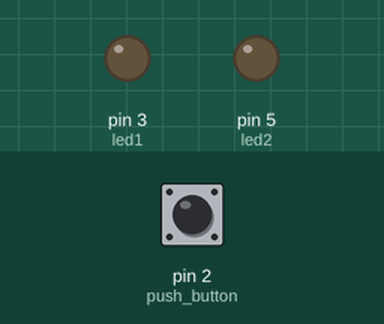
Recording of a sketch running on a simulated Arduino Uno, built with avr-gcc and run on an emulated ATmega328P. Shown: output pins drawn as LEDs (lit = HIGH). Dashed ring = blinking. Inputs (shaded band) come from the test bench; at power-on: pin 2 (push_button) HIGH.

Above: at 1.2 s.
1.3 s: pin 2 (push_button) pulled LOW for 3.2 s
At 4.41 s:
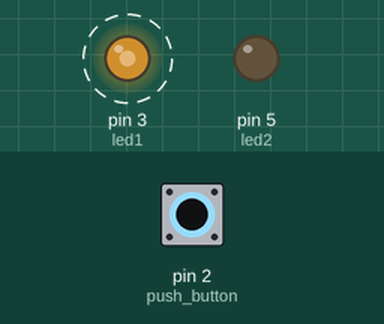
6.4 s: pin 2 (push_button) pulled LOW for 1 s
At 8.04 s:
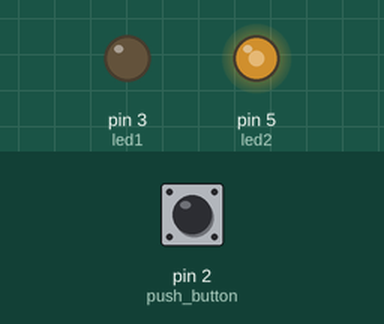
9.4 s: pin 2 (push_button) pulled LOW for 0.15 s
At 11.1 s:
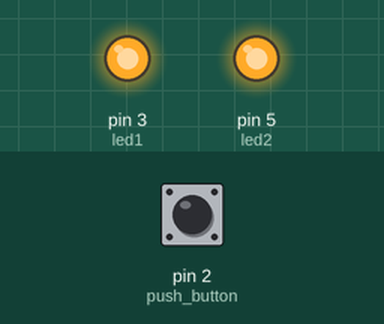
Timing chart, 0 to 12.6 s (numbered marks = the images above; inputs shaded):
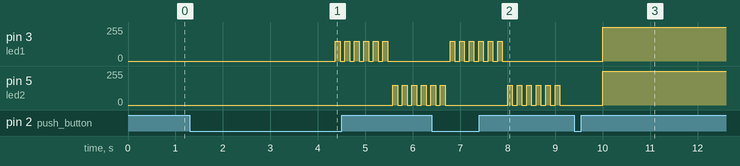

Measured:
- after the input at 1.3 s, pin 3 (led1): alternates 150/255 for 0.10 s and 0/255 for 0.10 s, 12 changes in all, then stays 0/255, starting after 3.1 s; pin 5 (led2): alternates 150/255 for 0.10 s and 0/255 for 0.10 s, starting after 4.3 s
- after the input at 6.4 s, pin 3 (led1): alternates 150/255 for 0.10 s and 0/255 for 0.10 s, 12 changes in all, then stays 0/255, starting after 0.39 s
- after the input at 9.4 s, pin 3 (led1), pin 5 (led2): 0/255 → 255/255 after 0.60 s

The sketch:

baby_bed_lamp.ino
```cpp
#include "OneButton.h"
#include "LowPower.h"
#include <EEPROM.h>

const int led1          = 3;
const int led2          = 5;
const int push_button   = 2;
int lightIntensity      = 50;
int savedIntensity;
int addr                = 0;
long int count          = 0;
long int autoOff        = 0;

enum {LIGHTON, LIGHTOFF, LIGHTMAX, SETTING_ON, SETTING, SETTING_OFF, INCR};
uint8_t STATE;

// Setup a new OneButton on pin 2.
OneButton button(push_button, true);

void setup() {
  button.attachClick(click);
  button.attachDoubleClick(doubleclick);
  button.attachLongPressStart(longPressStart);
  button.attachLongPressStop(longPressStop);
  button.attachDuringLongPress(longPress);
  button.setPressTicks(3000); // 3s long press
  // lecture de la valeur sauvegardée
  savedIntensity = EEPROM.read(addr);
  lightIntensity = max(savedIntensity, 10);
  STATE = LIGHTOFF;

}

void loop() {
  button.tick();

  switch (STATE) {

    case LIGHTON:
      turnLightOn();
      autoOff++;
      count = 0;
      break;

    case LIGHTOFF:
      turnLightOff();
      autoOff = 0; // reset autoOff
     if (count++ > 1000) { // Delay before powerDown
        //flashBothLight(); // debug
        attachInterrupt(digitalPinToInterrupt(push_button), wakeUp, CHANGE);
        LowPower.powerDown(SLEEP_FOREVER, ADC_OFF, BOD_OFF);
        detachInterrupt(digitalPinToInterrupt(push_button));
        count = 0;
     }
      break;

    case LIGHTMAX:
      autoOff++;
      count = 0;
      setLight(255);
      break;

    case SETTING_ON: // entering Setting Mode
      autoOff = 0; // reset autoOff
      turnLightOff();
      flashLight(led1);
      STATE = SETTING;
      break;

    case SETTING_OFF: // leaving Setting Mode
      turnLightOff();
      flashLight(led2);
      if (savedIntensity != lightIntensity) EEPROM.write(addr, lightIntensity);
      STATE = LIGHTOFF;
      break;

    case SETTING: // Setting Mode
      turnLightOn();
      break;

    case INCR: //increment the counter
      lightIntensity += 10;
      if (lightIntensity > 250) lightIntensity = 0;
      STATE = SETTING;
      break;
  }
  // Turn off after 120sec
  if (autoOff++ > 45000) STATE = LIGHTOFF; // 375 = 1s
  delay(10);
}

void wakeUp() {
}

void click() {
  if (STATE == SETTING ) STATE = INCR;
  else if (STATE == LIGHTOFF ) STATE = LIGHTON;
  else if (STATE == LIGHTON ) STATE = LIGHTOFF;
  else if  (STATE == LIGHTMAX ) STATE = LIGHTOFF;
}

void doubleclick() {
  if (STATE == LIGHTMAX ) STATE = LIGHTOFF;
  else if (STATE != SETTING ) STATE = LIGHTMAX;
}


void longPressStart() {
}


void longPress() {
  if (STATE == SETTING ) STATE = SETTING_OFF;
  else STATE = SETTING_ON;
}


void longPressStop() {

}

void turnLightOn() {
  setLight(lightIntensity);
}

void turnLightOff() {
  setLight(0);
}

void setLight(int intensity) {
  analogWrite(led1, intensity);
  analogWrite(led2, intensity);
}

void flashLight(int led) {
  turnLightOff();
  for (int i = 0; i <= 5; i++) {
    analogWrite(led, 150);
    delay(100);
    analogWrite(led, 0);
    delay(100);
  }
}

void flashBothLight() {
  turnLightOff();
  for (int i = 0; i <= 10; i++) {
    analogWrite(led1, 150);
    analogWrite(led2, 150);
    delay(50);
    analogWrite(led1, 0);
    analogWrite(led2, 0);
    delay(50);
  }
}
```
